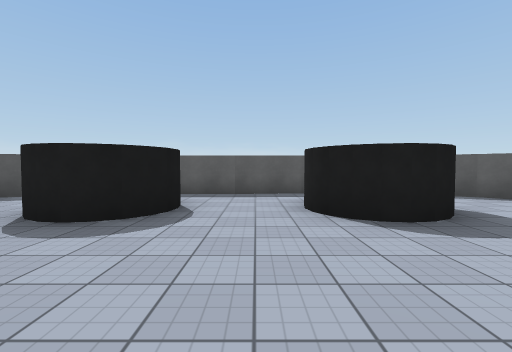
View 1 (above)

12 first-person views from a walk through a scene from a Unity 3-D project. The camera is 1.4 m above the floor, tilts 2° down and sees 90° across. The floor is counted in squares, 2 m on a side. Each view is taken from the middle of a square. On the plan, view 1 faces up. The plan holds only what a view shows up to about 9 squares ahead; the rest is blank. The place goes on beyond the plan. Surface patterns are stand-ins for the level's own textures.

View 2
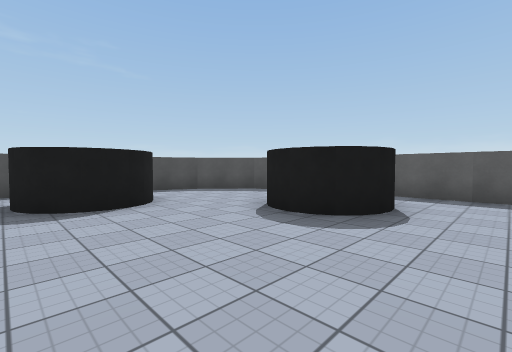

View 3
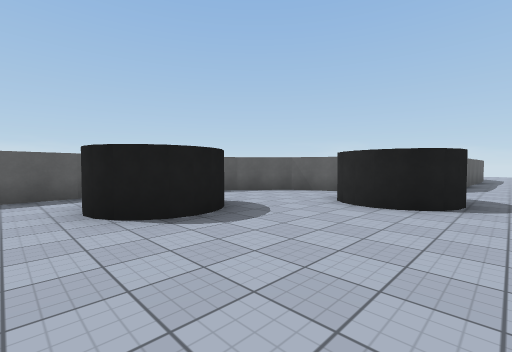

View 4
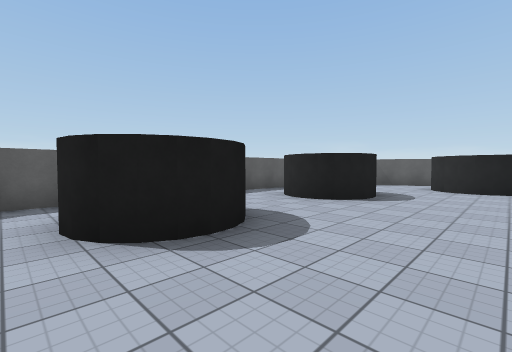

View 5
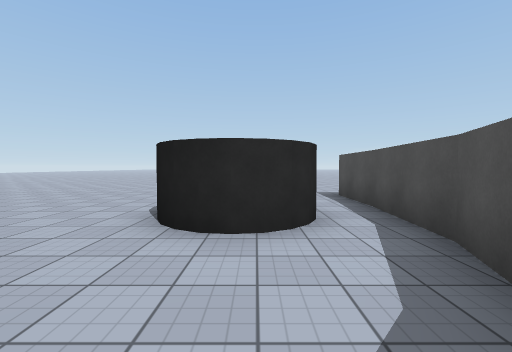

View 6
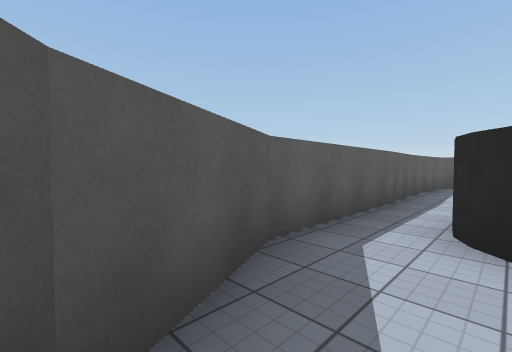

View 7
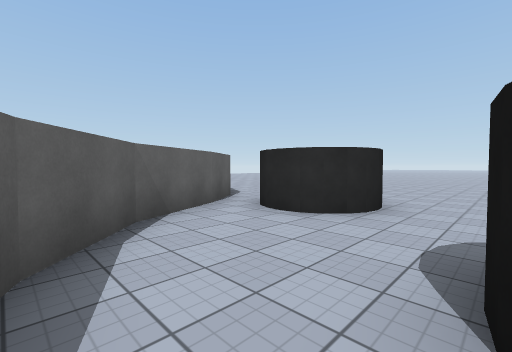

View 8
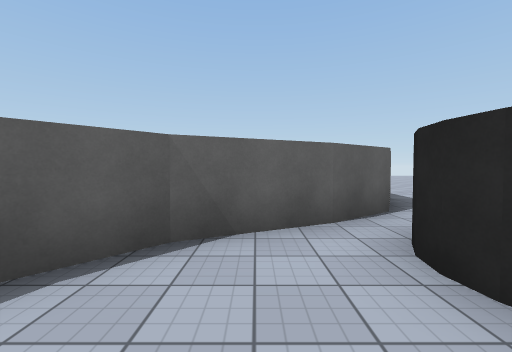

View 9
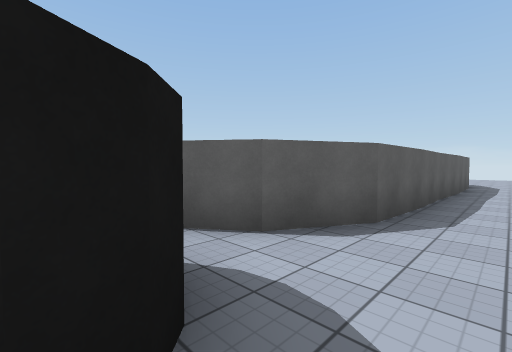

View 10
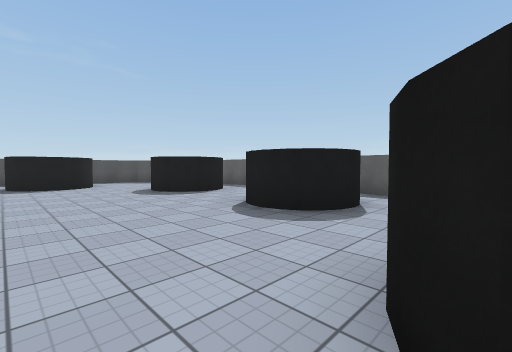

View 11
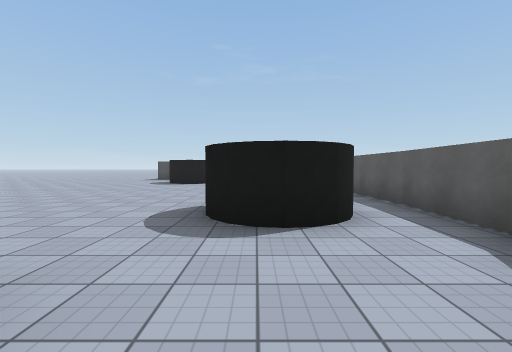

View 12
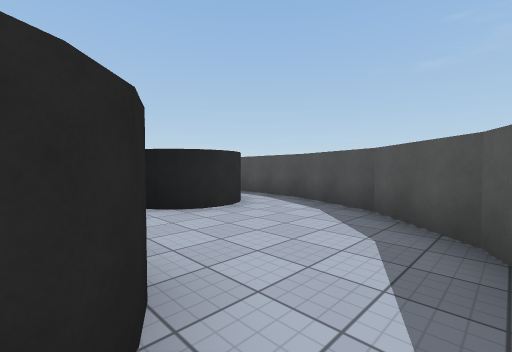

### Floor plan
Ten units are one square. View 1 is at (0, 0); x grows to the right and y downward. Boxes are objects, and circles mark ways between rooms. Rooms are numbered by the first view taken in them; rooms with no view inside come last. Other rooms are left out.
<svg viewBox="-86 -71 184 81">
<path fill="none" stroke="#000" d="M-15 -37 -19 -33 -28 -31 -35 -38M-25 -32 -30 -33M-26 -32 -33 -35M-14 -48 -13 -43M14 -33 11 -37M-34 -37 -35 -40 -36 -44M18 -32 11 -35 8 -42 9 -48M-31 -52 -28 -54 -24 -55M21 -32 16 -33M-34 -50 -30 -54M-15 -66 -42 -66 -59 -58 -71 -45 -79 -26M30 -38 25 -33M30 -40 28 -35M-51 -21 -48 -19M28 -52 31 -45 30 -36 23 -33 20 -32M-47 -6 -50 -2M-50 -4 -54 -2 -58 -1M-59 -24 -54 -23M-64 -21 -61 -23 -56 -24 -49 -20 -46 -14 -47 -8M-66 -18 -62 -21M53 -27 58 -28M49 -7 46 -13 45 -19 48 -24M51 -6 46 -11M56 -28 60 -27 64 -25M-79 -27 -81 -5M72 -30 64 -48 51 -59 35 -66M23 -54 26 -53 29 -50M35 -66 -15 -66M66 -11 63 -7M57 -5 49 -7M54 -6 48 -8M93 -12 80 -19 71 -31M-81 -5 -81 5"/>
<circle cx="-25" cy="-60" r="3" fill="#2a7"/>
<circle cx="-5" cy="-45" r="3" fill="#2a7"/>
<circle cx="40" cy="-60" r="3" fill="#2a7"/>
<circle cx="55" cy="0" r="3" fill="#2a7"/>
<circle cx="-60" cy="0" r="3" fill="#2a7"/>
<circle cx="-70" cy="-10" r="3" fill="#2a7"/>
<text x="-10" y="-30">1</text>
<text x="10" y="-60">2</text>
<text x="70" y="-10">3</text>
<text x="-70" y="0">4</text>
</svg>
Room 1 opens to room 2. Room 1 opens to room 3. Room 1 opens to room 4.

Where each view was taken, in squares from view 1:
view 1: 0 up, 0 right, facing up
view 2: 0 up, 0 right, facing up-left
view 3: 0 up, 0 right, facing up-right
view 4: 1 up, 4 left, facing up-right
view 5: 5 up, 6 left, facing down
view 6: 5 up, 6 left, facing up-right
view 7: 6 up, 3 right, facing down-right
view 8: 4 up, 4 right, facing right
view 9: 0 up, 6 right, facing up-right
view 10: 0 up, 5 right, facing up-left
view 11: 4 up, 6 right, facing left
view 12: 6 up, 3 left, facing down-left
